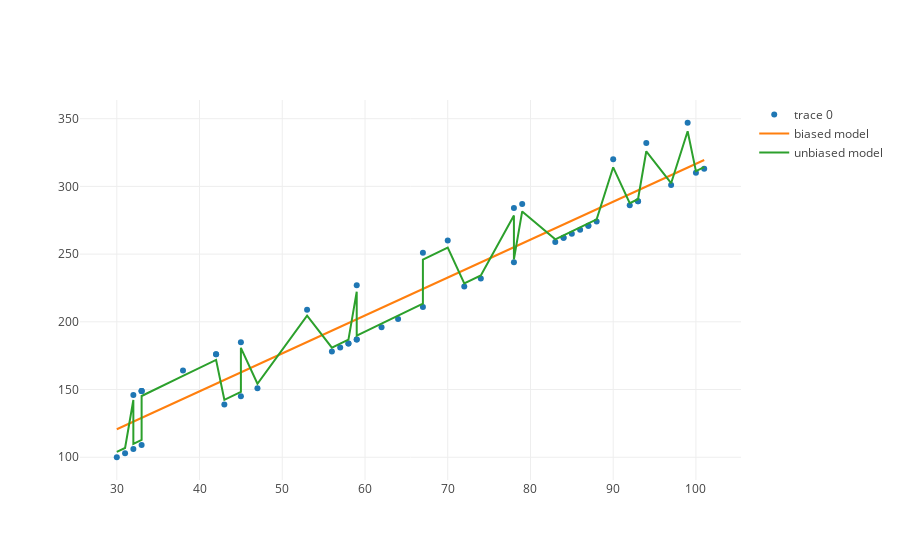

The notebook cell this image was saved under:
### Code cell
from graph import plot, trace_values, build_layout

updated_model_trace = trace_values(temps, updated_predictions, mode = 'lines', name = 'unbiased model')
plot([trace_1, model_trace, updated_model_trace])
